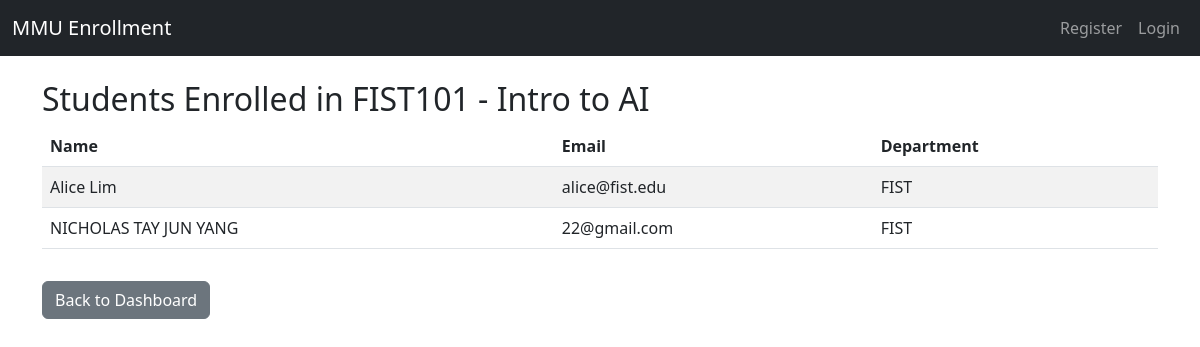
Page /admin/course/1/students (signed in) on the earlier database version.
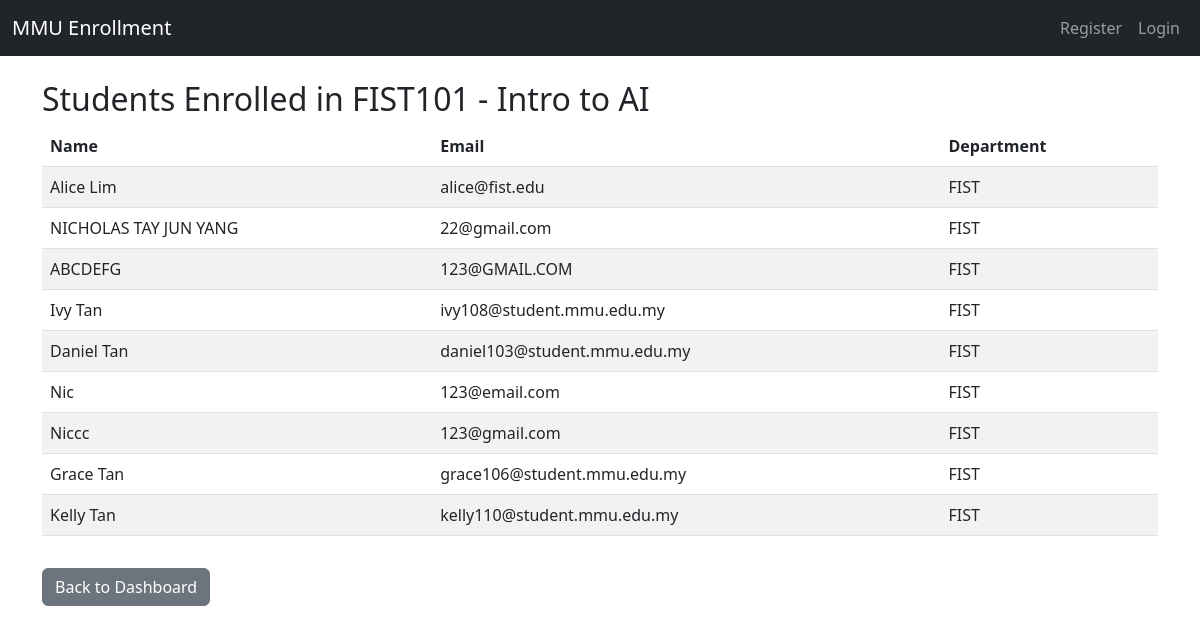
Same page on the later database version.
### app/models.py (models this page shows, shortened)
class Student(db.Model):
    id = db.Column(db.Integer, primary_key=True)
    name = db.Column(db.String(64))
    email = db.Column(db.String(120), unique=True)
    department = db.Column(db.String(64))
    password_hash = db.Column(db.String(128))
    enrollments = db.relationship('Enrollment', backref='student', lazy=True)

### app/routes.py (the view)
@main.route("/admin/course/<int:course_id>/students")
def admin_view_students(course_id):
    if "admin_id" not in session:
        flash("Admin access only.", "warning")
        return redirect(url_for("main.admin_login"))
    course = Course.query.get_or_404(course_id)
    enrollments = Enrollment.query.filter_by(course_id=course_id).all()
    students = [e.student for e in enrollments]
    return render_template("admin_course_students.html", course=course, students=students)

### app/templates/admin_course_students.html (shortened to what this page needs)
{% extends "base.html" %}
{% block content %}
<h2>Students Enrolled in {{ course.course_code }} - {{ course.course_name }}</h2>
{% if students %}
<table class="table table-striped">
    <thead>
        <tr>
            <th>Name</th>
            <th>Email</th>
            <th>Department</th>
        </tr>
    </thead>
    <tbody>
        {% for s in students %}
        <tr>
            <td>{{ s.name }}</td>
            <td>{{ s.email }}</td>
            <td>{{ s.department }}</td>
        </tr>
        {% endfor %}
    </tbody>
</table>
{% else %}
<p class="text-muted">No students enrolled in this course yet.</p>
{% endif %}
<a href="{{ url_for('main.admin_dashboard') }}" class="btn btn-secondary mt-3">Back to Dashboard</a>
{% endblock %}

Differences in the rows shown:
now on this page (row unchanged): Student: name "ABCDEFG", email "123@GMAIL.COM", department "FIST"
added Student: name "Ivy Tan", email "ivy108@student.mmu.edu.my", department "FIST"
added Student: name "Daniel Tan", email "daniel103@student.mmu.edu.my", department "FIST"
now on this page (row unchanged): Student: name "Nic", email "123@email.com", department "FIST"
now on this page (row unchanged): Student: name "Niccc", email "123@gmail.com", department "FIST"
added Student: name "Grace Tan", email "grace106@student.mmu.edu.my", department "FIST"
added Student: name "Kelly Tan", email "kelly110@student.mmu.edu.my", department "FIST"
